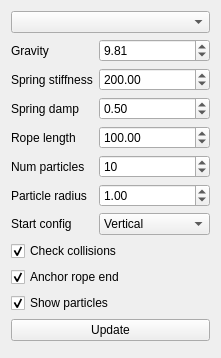
<?xml version="1.0" encoding="UTF-8"?>
<ui version="4.0">
 <class>WidgetRope</class>
 <widget class="QWidget" name="WidgetRope">
  <property name="geometry">
   <rect>
    <x>0</x>
    <y>0</y>
    <width>221</width>
    <height>358</height>
   </rect>
  </property>
  <property name="windowTitle">
   <string>Form</string>
  </property>
  <layout class="QFormLayout" name="formLayout">
   <item row="1" column="0">
    <widget class="QLabel" name="label">
     <property name="text">
      <string>Gravity</string>
     </property>
    </widget>
   </item>
   <item row="1" column="1">
    <widget class="QDoubleSpinBox" name="gravity">
     <property name="maximum">
      <double>100.000000000000000</double>
     </property>
     <property name="singleStep">
      <double>1.000000000000000</double>
     </property>
     <property name="value">
      <double>9.810000000000000</double>
     </property>
    </widget>
   </item>
   <item row="2" column="0">
    <widget class="QLabel" name="label_3">
     <property name="text">
      <string>Spring stiffness</string>
     </property>
    </widget>
   </item>
   <item row="2" column="1">
    <widget class="QDoubleSpinBox" name="springStiffness">
     <property name="maximum">
      <double>1000.000000000000000</double>
     </property>
     <property name="singleStep">
      <double>10.000000000000000</double>
     </property>
     <property name="value">
      <double>200.000000000000000</double>
     </property>
    </widget>
   </item>
   <item row="3" column="0">
    <widget class="QLabel" name="label_6">
     <property name="text">
      <string>Spring damp</string>
     </property>
    </widget>
   </item>
   <item row="3" column="1">
    <widget class="QDoubleSpinBox" name="springDamping">
     <property name="maximum">
      <double>1.000000000000000</double>
     </property>
     <property name="singleStep">
      <double>0.100000000000000</double>
     </property>
     <property name="value">
      <double>0.500000000000000</double>
     </property>
    </widget>
   </item>
   <item row="4" column="0">
    <widget class="QLabel" name="label_2">
     <property name="text">
      <string>Rope length</string>
     </property>
    </widget>
   </item>
   <item row="4" column="1">
    <widget class="QDoubleSpinBox" name="ropeLength">
     <property name="maximum">
      <double>200.000000000000000</double>
     </property>
     <property name="singleStep">
      <double>1.000000000000000</double>
     </property>
     <property name="value">
      <double>100.000000000000000</double>
     </property>
    </widget>
   </item>
   <item row="5" column="0">
    <widget class="QLabel" name="label_4">
     <property name="text">
      <string>Num particles</string>
     </property>
    </widget>
   </item>
   <item row="5" column="1">
    <widget class="QSpinBox" name="numParticles">
     <property name="minimum">
      <number>2</number>
     </property>
     <property name="maximum">
      <number>1000</number>
     </property>
     <property name="singleStep">
      <number>10</number>
     </property>
     <property name="value">
      <number>10</number>
     </property>
    </widget>
   </item>
   <item row="6" column="0">
    <widget class="QLabel" name="label_5">
     <property name="text">
      <string>Particle radius</string>
     </property>
    </widget>
   </item>
   <item row="6" column="1">
    <widget class="QDoubleSpinBox" name="particleScale">
     <property name="maximum">
      <double>100.000000000000000</double>
     </property>
     <property name="singleStep">
      <double>0.100000000000000</double>
     </property>
     <property name="value">
      <double>1.000000000000000</double>
     </property>
    </widget>
   </item>
   <item row="7" column="0">
    <widget class="QLabel" name="label_7">
     <property name="text">
      <string>Start config</string>
     </property>
    </widget>
   </item>
   <item row="7" column="1">
    <widget class="QComboBox" name="startConfig">
     <item>
      <property name="text">
       <string>Vertical</string>
      </property>
     </item>
     <item>
      <property name="text">
       <string>Horizontal</string>
      </property>
     </item>
     <item>
      <property name="text">
       <string>Helix</string>
      </property>
     </item>
    </widget>
   </item>
   <item row="8" column="0" colspan="2">
    <widget class="QCheckBox" name="checkCollisions">
     <property name="text">
      <string>Check collisions</string>
     </property>
     <property name="checked">
      <bool>true</bool>
     </property>
    </widget>
   </item>
   <item row="9" column="0" colspan="2">
    <widget class="QCheckBox" name="anchoredEnd">
     <property name="text">
      <string>Anchor rope end</string>
     </property>
     <property name="checked">
      <bool>true</bool>
     </property>
    </widget>
   </item>
   <item row="10" column="0" colspan="2">
    <widget class="QCheckBox" name="showParticles">
     <property name="text">
      <string>Show particles</string>
     </property>
     <property name="checked">
      <bool>true</bool>
     </property>
    </widget>
   </item>
   <item row="11" column="0" colspan="2">
    <widget class="QPushButton" name="btnUpdate">
     <property name="text">
      <string>Update</string>
     </property>
    </widget>
   </item>
   <item row="0" column="0" colspan="2">
    <widget class="QComboBox" name="comboBox"/>
   </item>
  </layout>
 </widget>
 <resources/>
 <connections/>
</ui>
